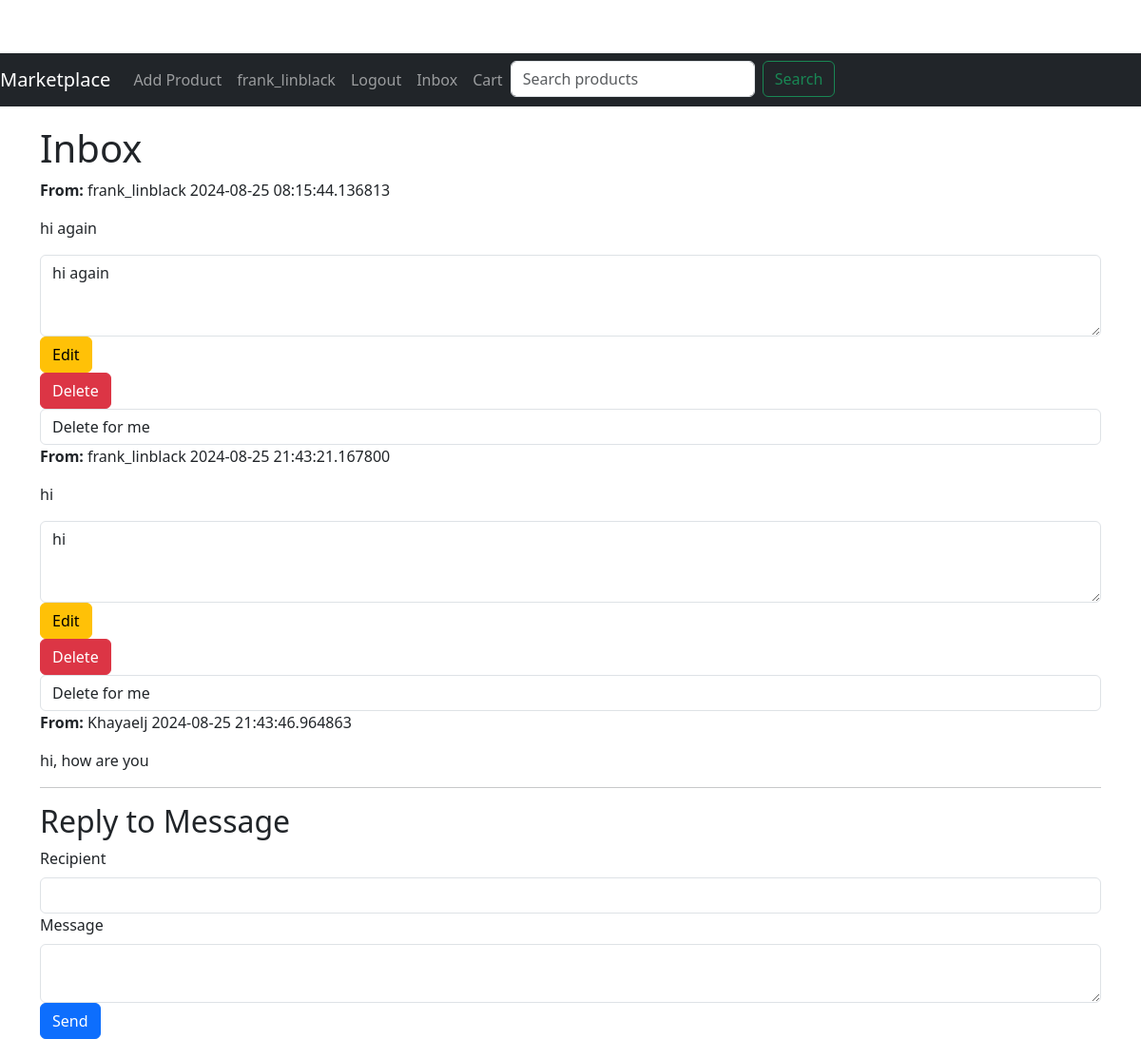
The page /inbox (signed in) on the database as committed earlier.
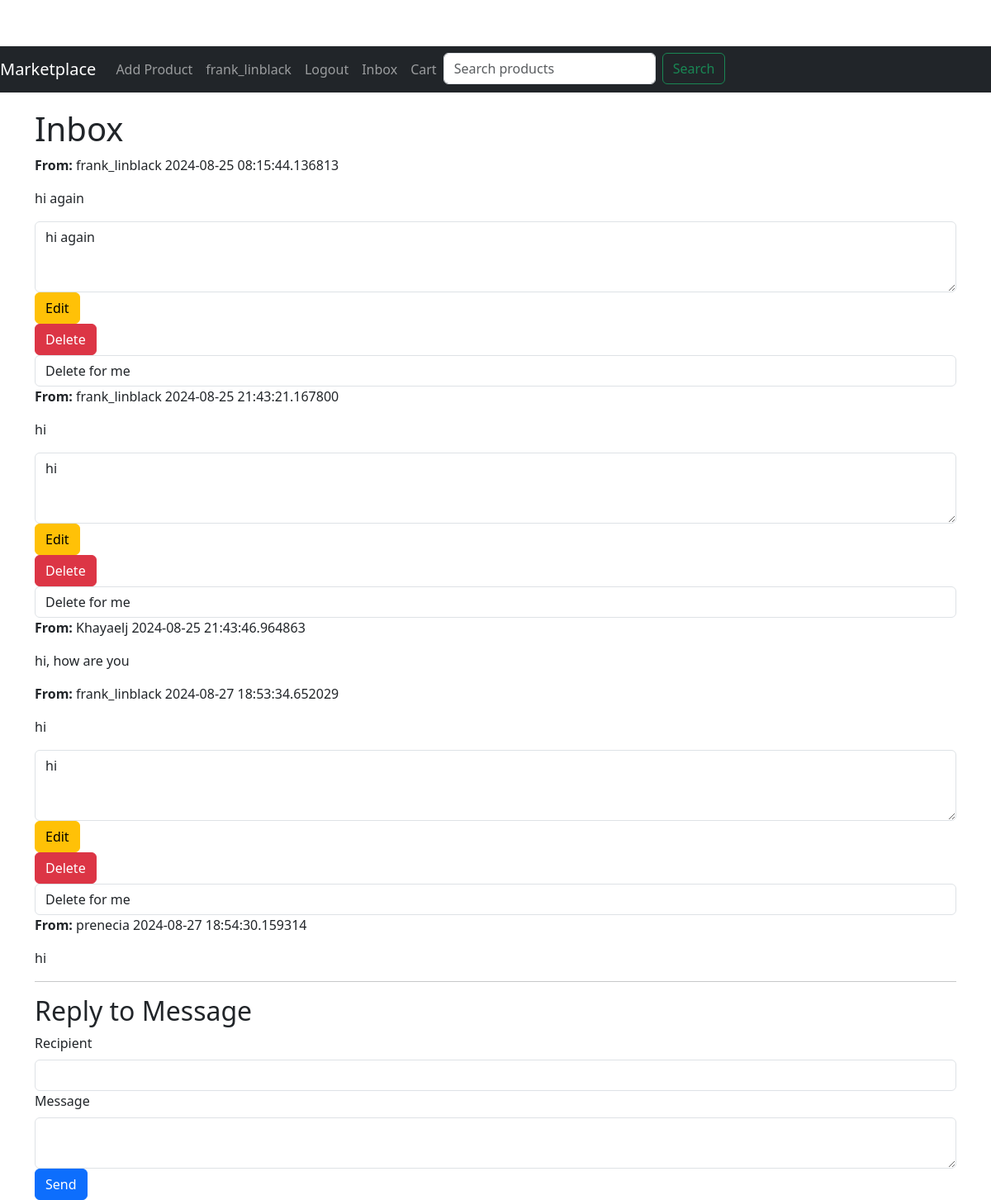
The same page on the database as committed later.
### app/models.py (models this page shows, shortened)
class Message(db.Model):
    id = db.Column(db.Integer, primary_key=True)
    sender_id = db.Column(db.Integer, db.ForeignKey('user.id'))
    receiver_id = db.Column(db.Integer, db.ForeignKey('user.id'))
    body = db.Column(db.String(1024))
    timestamp = db.Column(db.DateTime, index=True, default=datetime.utcnow)
    read = db.Column(db.Boolean, default=False)
    edited = db.Column(db.Boolean, default=False)
    edit_timestamp = db.Column(db.DateTime, nullable=True)
    deleted_for_sender = db.Column(db.Boolean, default=False)
    deleted_for_receiver = db.Column(db.Boolean, default=False)

class User(UserMixin, db.Model):
    id = db.Column(db.Integer, primary_key=True)
    username = db.Column(db.String(64), index=True, unique=True)
    email = db.Column(db.String(120), index=True, unique=True)
    password_hash = db.Column(db.String(128))
    profile_picture = db.Column(db.String(150), nullable=True)
    products = db.relationship('Product', backref='author', lazy='dynamic')
    reviews = db.relationship('Review', backref='author', lazy='dynamic')
    wishlist_entries = db.relationship('Wishlist', backref='user', lazy=True)
    received_messages = db.relationship('Message', foreign_keys='Message.receiver_id', backref='receiver', overlaps="sent_messages,received_messages")
    sent_messages = db.relationship('Message', foreign_keys='Message.sender_id', backref='sender', overlaps="received_messages,sent_messages")

### app/routes.py (the view, shortened to what this page needs)
@bp.route('/inbox', methods=['GET', 'POST'])
@login_required
def inbox():
    messages = Message.query.filter(
        (Message.receiver_id == current_user.id) & (Message.deleted_for_receiver == False) |
        (Message.sender_id == current_user.id) & (Message.deleted_for_sender == False)
    ).order_by(Message.timestamp.asc()).all()
    form = MessageForm()
    for message in messages:
        if not message.read and message.receiver_id == current_user.id:
            message.read = True
            db.session.commit()
    return render_template('inbox.html', title='Inbox', messages=messages, form=form)

### app/forms.py
class MessageForm(FlaskForm):
    recipient = StringField('Recipient', validators=[DataRequired()])
    body = TextAreaField('Message', validators=[DataRequired()])
    submit = SubmitField('Send')

### app/models.py (called while the page is built)
@login.user_loader
def load_user(id):
    return User.query.get(int(id))

### app/routes.py (called while the page is built)
@bp.before_request
def before_request():
    if current_user.is_authenticated:
        unread_count = Message.query.filter_by(receiver_id=current_user.id, read=False).count()
        current_app.jinja_env.globals['unread_count'] = unread_count

### app/templates/inbox.html (shortened to what this page needs)
{% extends "base.html" %}
{% block content %}
<h1>{{ title }}</h1>
<div class="inbox-messages">
    {% for message in messages %}
    <div class="message-item {% if not message.read %}unread{% endif %}">
        <p><strong>From:</strong> {{ message.sender.username }} <span class="timestamp">{{ message.timestamp }}</span></p>
        <p>{{ message.body }}</p>
        {% if message.sender.id == current_user.id %}
        <div class="message-actions">
            <form method="POST" action="{{ url_for('main.edit_message', message_id=message.id) }}">
                <div class="form-group">
                    <textarea name="body" class="form-control" rows="3">{{ message.body }}</textarea>
                </div>
                <button type="submit" class="btn btn-warning">Edit</button>
            </form>
            <form method="POST" action="{{ url_for('main.delete_message', message_id=message.id) }}" style="display:inline;">
                <button type="submit" class="btn btn-danger">Delete</button>
                <select name="delete_option" class="form-control">
                    <option value="user">Delete for me</option>
                </select>
            </form>
        </div>
        {% endif %}
    </div>
    {% endfor %}
</div>
<hr>
<div class="message-reply">
    <h2>Reply to Message</h2>
    <form method="POST" action="">
        <div class="form-group">
            {{ form.recipient.label(class="form-label") }}
            {{ form.recipient(class="form-control") }}
        </div>
        <div class="form-group">
            {{ form.body.label(class="form-label") }}
            {{ form.body(class="form-control") }}
        </div>
        <div class="form-group">
            {{ form.submit(class="btn btn-primary") }}
        </div>
    </form>
</div>
{% endblock %}

Rows that differ between the two databases and show on the page:
added Message: sender.username "frank_linblack", timestamp "2024-08-27 18:53:34.652029", body "hi"
added Message: sender.username "prenecia", timestamp "2024-08-27 18:54:30.159314", body "hi"
